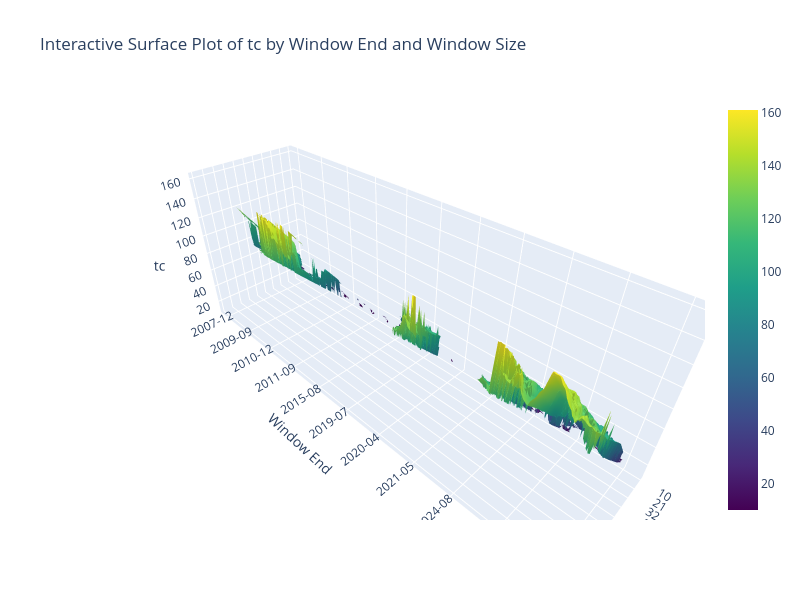

Source (notebook cell):
### Code cell
# Filter for r2 > 0.95
pivot_table = df_result[df_result['r2'] > 0.95].pivot_table(index='window_end', columns='window_size', values='tc', aggfunc='mean')

# Use numeric indices for the surface axes
x_vals = list(range(len(pivot_table.columns)))
y_vals = list(range(len(pivot_table.index)))

# window_size is numeric — use raw values as labels
x_labels = [str(v) for v in pivot_table.columns]
y_labels = [pd.Timestamp(d).strftime('%Y-%m') for d in pivot_table.index]

# Subsample tick labels to avoid crowding
x_step = max(1, len(x_vals) // 10)
y_step = max(1, len(y_vals) // 10)
x_tickvals = x_vals[::x_step]
x_ticktext = x_labels[::x_step]
y_tickvals = y_vals[::y_step]
y_ticktext = y_labels[::y_step]

X, Y = np.meshgrid(x_vals, y_vals)
Z = pivot_table.values

# Create the interactive 3D plot
fig = go.Figure(data=[go.Surface(x=X, y=Y, z=Z, colorscale='Viridis')])

fig.update_layout(
    title='Interactive Surface Plot of tc by Window End and Window Size',
    scene=dict(
        xaxis=dict(title='Window Size', tickvals=x_tickvals, ticktext=x_ticktext),
        yaxis=dict(title='Window End', tickvals=y_tickvals, ticktext=y_ticktext),
        zaxis_title='tc'
    ),
    width=800,
    height=600
)

fig.show()

### Figure 1 — Plotly figure (JSON) as saved in the notebook; plotly's stock layout.template omitted (floating-point values rounded to 4 significant figures; data arrays with more than 128 entries replaced by an {"elided": "..."} marker saying what was removed)
{"data": [{"colorscale": [[0, "#440154"], [0.1111, "#482878"], [0.2222, "#3e4989"], [0.3333, "#31688e"], [0.4444, "#26828e"], [0.5556, "#1f9e89"], [0.6667, "#35b779"], [0.7778, "#6ece58"], [0.8889, "#b5de2b"], [1, "#fde725"]], "type": "surface", "x": {"elided": "402x111 int values"}, "y": {"elided": "402x111 int values"}, "z": {"elided": "402x111 float values"}}], "layout": {"height": 600, "scene": {"xaxis": {"ticktext": ["10", "21", "32", "43", "54", "65", "76", "87", "98", "109", "120"], "tickvals": [0, 11, 22, 33, 44, 55, 66, 77, 88, 99, 110], "title": {"text": "Window Size"}}, "yaxis": {"ticktext": ["2007-12", "2009-09", "2010-12", "2011-09", "2015-08", "2019-07", "2020-04", "2021-05", "2024-08", "2025-06", "2026-03"], "tickvals": [0, 40, 80, 120, 160, 200, 240, 280, 320, 360, 400], "title": {"text": "Window End"}}, "zaxis": {"title": {"text": "tc"}}}, "title": {"text": "Interactive Surface Plot of tc by Window End and Window Size"}, "width": 800}}
